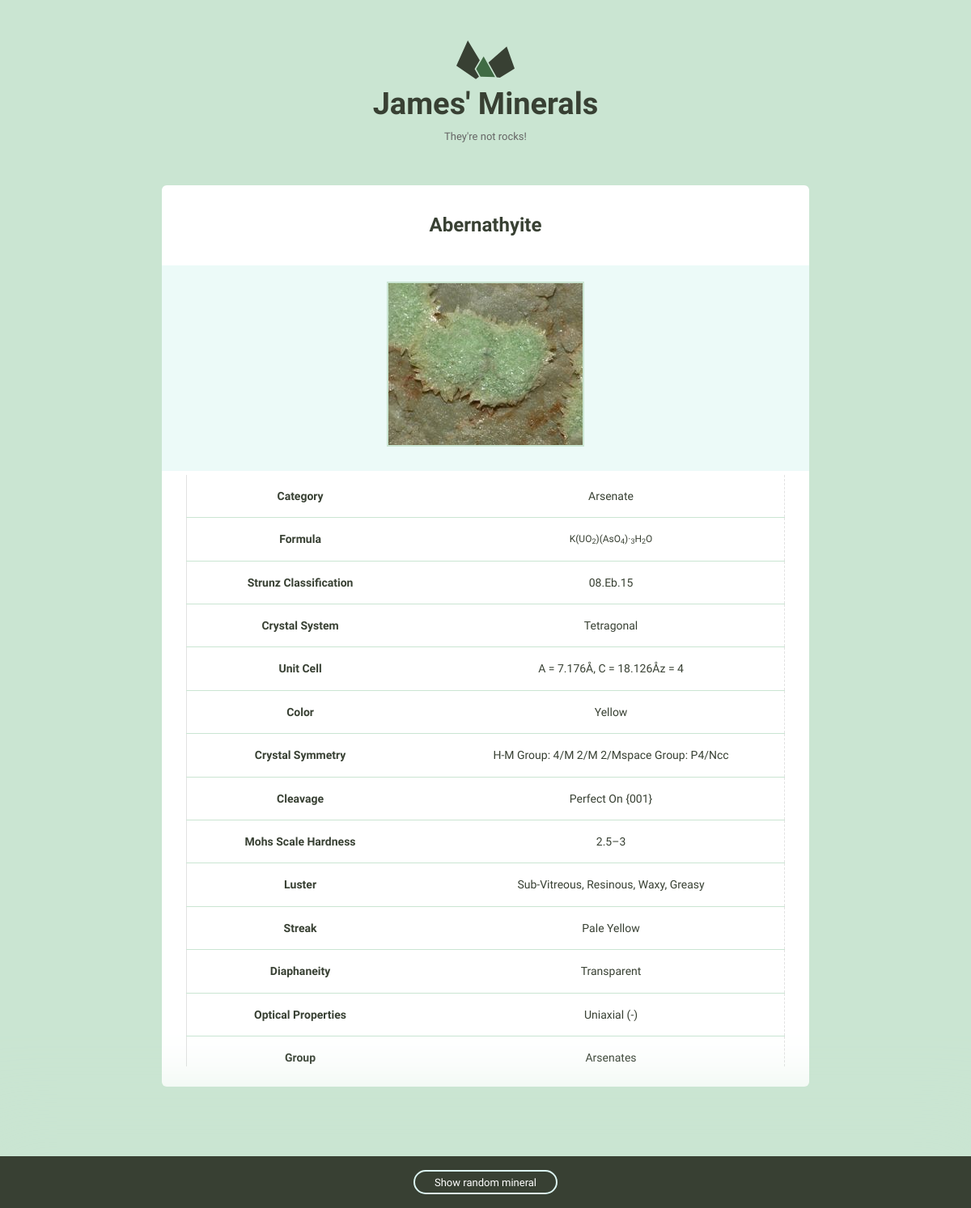
The page /minerals/2 on the database its author committed.
### minerals/models.py (models this page shows, shortened)
class Mineral(models.Model):
    name = models.CharField(max_length=255)
    image_filename = models.CharField(max_length=1000)
    image_caption = models.CharField(max_length=1000)
    category = models.CharField(max_length=1000)
    formula = models.CharField(max_length=1000)
    strunz_classification = models.CharField(max_length=1000)
    crystal_system = models.CharField(max_length=1000)
    unit_cell = models.CharField(max_length=1000)
    color = models.CharField(max_length=1000)
    crystal_symmetry = models.CharField(max_length=1000)
    cleavage = models.CharField(max_length=1000)
    mohs_scale_hardness = models.CharField(max_length=1000)
    luster = models.CharField(max_length=1000)
    streak = models.CharField(max_length=1000)
    diaphaneity = models.CharField(max_length=1000)
    optical_properties = models.CharField(max_length=1000)
    refractive_index = models.CharField(max_length=1000)
    crystal_habit = models.CharField(max_length=1000)
    specific_gravity = models.CharField(max_length=1000)
    group = models.CharField(max_length=255)

### minerals/views.py (the view)
# urls.py: url(r'(?P<pk>\d+)$', views.mineral_detail, name='detail'),
def mineral_detail(request, pk):
    mineral = Mineral.objects.get(pk=pk)
    return render(request, 'minerals/detail.html', {'mineral':mineral})

### minerals/templatetags/mineral_extras.py (called while the page is built)
@register.simple_tag
def random_detail():
    mineral = Mineral.objects.all()
    num_minerals = len(mineral)
    random_pk = random.randint(1, num_minerals)
    return str(random_pk)

### minerals/templates/minerals/detail.html (shortened to what this page needs)
{% extends 'layout.html' %}
{% load static from staticfiles %}
{% block static %}
    <link rel="stylesheet" href="{% static 'minerals/css/mineral.css' %}">
{% endblock %}
{% block content %}
    <div class="grid-100 mineral__container">
      <h1 class="mineral__name">{{mineral.name|title}}</h1>
      <div class="mineral__image-bg">
        <img class="mineral__image" src="{% static 'minerals/images/' %}{{mineral.name}}.jpg">
        {% if mineral.image_caption %}
          <p class="mineral__caption">{{image_caption|title}}</p>
        {% endif %}
      </div>
      <div class="mineral__table-container">
        <table class="mineral__table">
          {% if mineral.category %}
          <tr>
            <td class="mineral__category">Category</td>
            <td>{{mineral.category|title}}</td>
          </tr>
          {% endif %}
          {% if mineral.formula %}
          <tr>
            <td class="mineral__category">Formula</td>
            <td class="mineral__formula">{{mineral.formula|safe}}</td>
          </tr>
          {% endif %}
          {% if mineral.strunz_classification %}
          <tr>
            <td class="mineral__category">Strunz Classification</td>
            <td>{{mineral.strunz_classification|title}}</td>
          </tr>
          {% endif %}
          {% if mineral.crystal_system %}
          <tr>
            <td class="mineral__category">Crystal System</td>
            <td>{{mineral.crystal_system|title}}</td>
          </tr>
          {% endif %}
          {% if mineral.unit_cell %}
          <tr>
            <td class="mineral__category">Unit Cell</td>
            <td>{{mineral.unit_cell|title}}</td>
          </tr>
          {% endif %}
          {% if mineral.color %}
          <tr>
            <td class="mineral__category">Color</td>
            <td>{{mineral.color|title}}</td>
          </tr>
          {% endif %}
          {% if mineral.crystal_symmetry %}
          <tr>
            <td class="mineral__category">Crystal Symmetry</td>
            <td>{{mineral.crystal_symmetry|title}}</td>
          </tr>
          {% endif %}
          {% if mineral.cleavage %}
          <tr>
            <td class="mineral__category">Cleavage</td>
            <td>{{mineral.cleavage|title}}</td>
          </tr>
          {% endif %}
          {% if mineral.mohs_scale_hardness %}
          <tr>
            <td class="mineral__category">Mohs Scale Hardness</td>
            <td>{{mineral.mohs_scale_hardness|title}}</td>
          </tr>
          {% endif %}
          {% if mineral.luster %}
          <tr>
            <td class="mineral__category">Luster</td>
            <td>{{mineral.luster|title}}</td>
          </tr>
          {% endif %}
          {% if mineral.streak %}
          <tr>
            <td class="mineral__category">Streak</td>
            <td>{{mineral.streak|title}}</td>
          </tr>
          {% endif %}
          {% if mineral.diaphaneity %}
          <tr>
            <td class="mineral__category">Diaphaneity</td>
            <td>{{mineral.diaphaneity|title}}</td>
          </tr>
          {% endif %}
          {% if mineral.optical_properties %}
          <tr>
            <td class="mineral__category">Optical Properties</td>
            <td>{{mineral.optical_properties|title}}</td>
          </tr>
          {% endif %}
          {% if mineral.group %}
          <tr>
            <td class="mineral__category">Group</td>
            <td>{{mineral.group|title}}</td>
          </tr>
          {% endif %}
        </table>
      </div>
    </div>
  </div>
{% endblock %}

### assets/css/global.css (style rules this page uses)
html { font-family: sans-serif; -ms-text-size-adjust: 100%; -webkit-text-size-adjust: 100%; }
body { margin: 0; }
h1 { font-size: 2em; margin: 0.67em 0; }
sub { font-size: 75%; line-height: 0; position: relative; vertical-align: baseline; bottom: -0.25em; }
img { border: 0; }
table { border-collapse: collapse; border-spacing: 0; }
td, th { padding: 0; }
html { font-size: 62.5%; }
body { background-color: #CAE5D2; font-size: 1.5em; line-height: 1.6; font-weight: 400; font-family: "Cousine"; color: #666; }
.grid, .grid-5, .grid-10, .grid-15, .grid-20, .grid-25, .grid-30, .grid-33, .grid-35, .grid-40, .grid-45, .grid-50, .grid-55, .grid-60, .grid-65, .grid-66, .grid-70, .grid-75, .grid-80, .grid-90, .grid-95, .grid-100 { float: left; box-sizing: border-box; position: relative; }
.grid-100 { width: 100%; padding: 0 15px; }
h1, h2, h3, h4, h5, h6 { margin-top: 0; margin-bottom: 2rem; font-weight: bold; font-family: "Work Sans", sans-serif; color: #384033; }
h1 { font-size: 3.8rem; }
@media (min-width: 550px) { h1 { font-size: 3.8rem; } }
p { margin-top: 0; font-size: 1.6rem; }
th, td { padding: 15px; text-align: left; border-bottom: 1px solid #e1e1e1; }
th:first-child, td:first-child { padding-left: 0; }
th:last-child, td:last-child { padding-right: 0; }
table, p, ul { margin-bottom: 2.5rem; }
.mineral__container { background-color: #fff; border-radius: 6px; list-style: none; padding: 0; text-align: center; }
.mineral__name { display: block; width: 100%; margin: 0; font-size: 24px; padding: 30px 0 30px 0; }
.mineral__image { display: block; margin: 0 auto; border: solid 2px #CAE5D2; }
.mineral__image-bg { background-color: #ecfaf8; padding: 20px 0; }
.mineral__caption { font-size: 12px; font-style: italic; padding: 10px 0 0 0; margin: 0; }
.mineral__table { font-size: 14px; color: #384033; }
.mineral__table td { border-color: #CAE5D2; }
.mineral__table tr:last-of-type td { border-bottom: none; padding-bottom: 0; }
.mineral__table-container { padding: 5px 30px 0; }
.mineral__category { font-weight: bold; width: 40%; }
.mineral__formula { font-size: 12px; }

### minerals/static/minerals/css/mineral.css (style rules this page uses)
.mineral__table { width: 100%; }
td, .mineral__category { text-align: center; }
tr { border-left: 1px solid #e1e1e1; border-right: 1px dashed #e1e1e1; }

### rows shown on the page
Mineral: name "Abernathyite", name (picture), category "Arsenate", formula "K(UO 2 )(AsO 4 )· 3 H 2 O", strunz_classification "08.Eb.15", crystal_system "Tetragonal", unit_cell "A = 7.176Å, C = 18.126Åz = 4", color "Yellow", crystal_symmetry "H-M Group: 4/M 2/M 2/Mspace Group: P4/Ncc", cleavage "Perfect On {001}", mohs_scale_hardness "2.5–3", luster "Sub-Vitreous, Resinous, Waxy, Greasy", streak "Pale Yellow", diaphaneity "Transparent", optical_properties "Uniaxial (-)", group "Arsenates"
